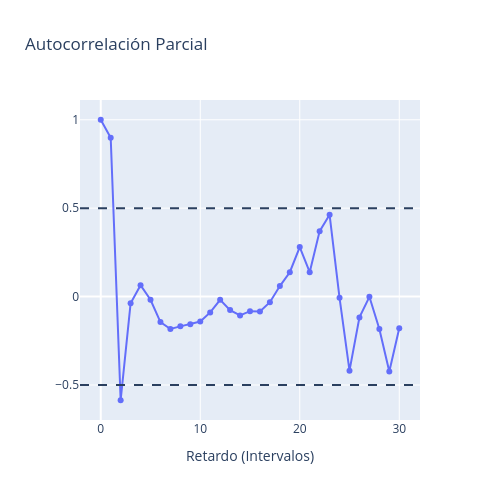

Source (notebook cell):
### Code cell
pacorr = sm.tsa.pacf(df['Min-Max-Ads'], nlags=30)

fig = make_subplots(rows=1, cols=1,
                    shared_xaxes=False,
                    shared_yaxes=True,
                    vertical_spacing=0.08,
                    )

fig.add_trace(go.Scatter(y=pacorr, name="Autocorrelación", mode="markers+lines"),
              row=1, col=1)

fig.add_hline(y=0.5, row=1, col=1, line_dash="dash")
fig.add_hline(y=-0.5, row=1, col=1, line_dash="dash")

fig.update_layout(height=500, width=500,
                  title_text="Autocorrelación Parcial"
                  )

fig['layout']['xaxis1']['title']='Retardo (Intervalos)'
fig.show()

### Figure 1 — Plotly figure (JSON) as saved in the notebook; plotly's stock layout.template omitted (floating-point values rounded to 4 significant figures)
{"data": [{"mode": "markers+lines", "name": "Autocorrelación", "type": "scatter", "xaxis": "x", "y": [1, 0.8981, -0.5864, -0.03816, 0.06395, -0.0182, -0.1442, -0.1832, -0.1685, -0.1567, -0.1413, -0.08966, -0.01868, -0.07649, -0.1064, -0.08261, -0.08452, -0.03169, 0.0593, 0.1376, 0.2802, 0.1381, 0.3701, 0.4622, -0.00684, -0.4192, -0.1179, -0.001406, -0.1833, -0.4232, -0.1795], "yaxis": "y"}], "layout": {"height": 500, "shapes": [{"line": {"dash": "dash"}, "type": "line", "x0": 0, "x1": 1, "xref": "x domain", "y0": 0.5, "y1": 0.5, "yref": "y"}, {"line": {"dash": "dash"}, "type": "line", "x0": 0, "x1": 1, "xref": "x domain", "y0": -0.5, "y1": -0.5, "yref": "y"}], "title": {"text": "Autocorrelación Parcial"}, "width": 500, "xaxis": {"anchor": "y", "domain": [0, 1], "title": {"text": "Retardo (Intervalos)"}}, "yaxis": {"anchor": "x", "domain": [0, 1]}}}
